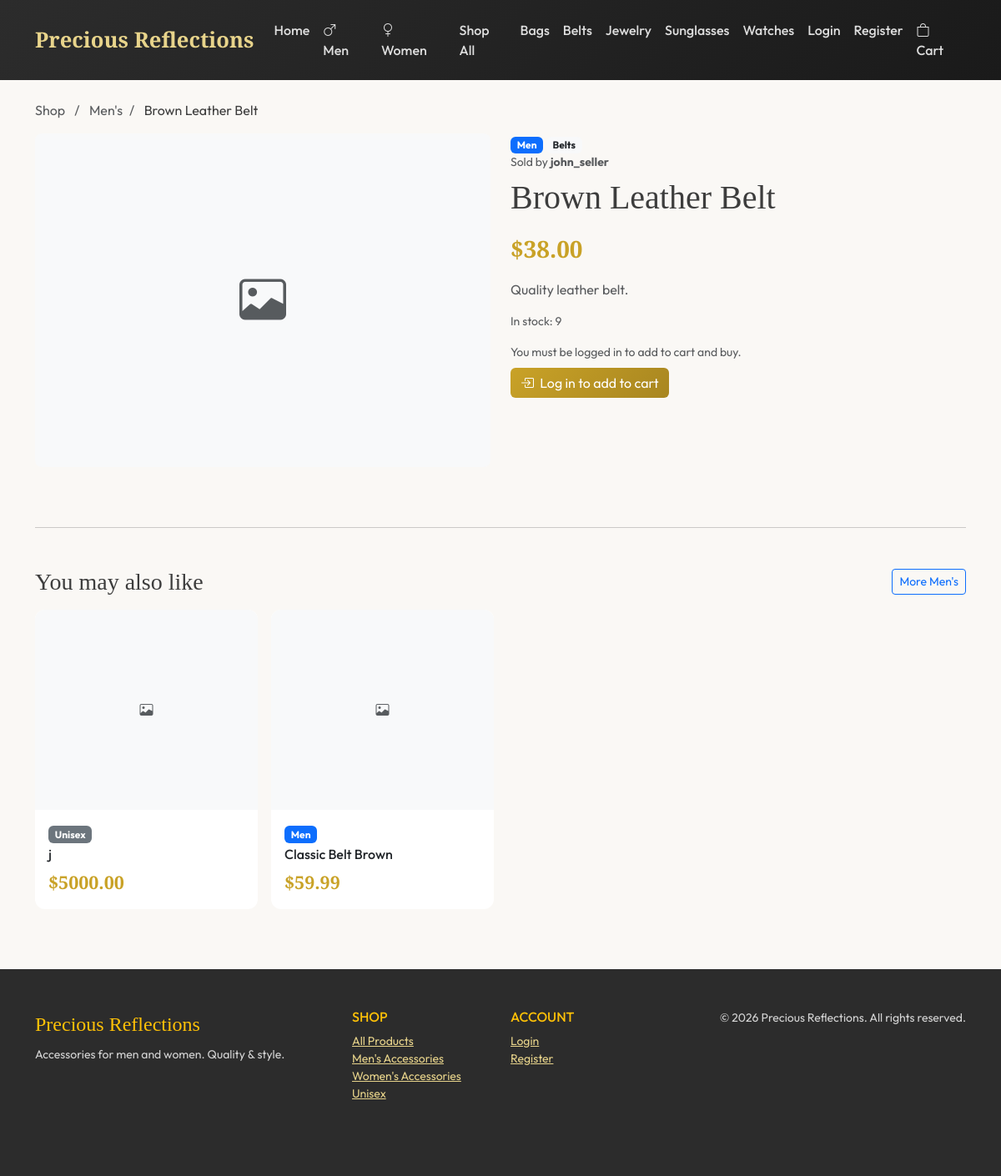
/product/brown-leather-belt-john/, run on the app's committed database.
### store/models.py (models this page shows, shortened)
class Category(models.Model):
    name = models.CharField(max_length=100)
    slug = models.SlugField(unique=True, max_length=100)
    description = models.TextField(blank=True)
    image = models.ImageField(upload_to='categories/', blank=True, null=True)
    created_at = models.DateTimeField(auto_now_add=True)
    class Meta:
        verbose_name_plural = 'Categories'
        ordering = ['name']

class Product(models.Model):
    name = models.CharField(max_length=200)
    slug = models.SlugField(unique=True, max_length=200)
    description = models.TextField()
    price = models.DecimalField(max_digits=10, decimal_places=2, validators=[MinValueValidator(0)])
    stock = models.PositiveIntegerField(default=0)
    category = models.ForeignKey(Category, on_delete=models.CASCADE, related_name='products')
    gender = models.CharField(max_length=1, choices=GENDER_CHOICES, default='U')
    image = models.ImageField(upload_to='products/', blank=True, null=True)
    seller = models.ForeignKey(settings.AUTH_USER_MODEL, on_delete=models.CASCADE, related_name='products_for_sale', null=True, blank=True)  # null = official/admin
    created_at = models.DateTimeField(auto_now_add=True)
    updated_at = models.DateTimeField(auto_now=True)
    is_active = models.BooleanField(default=True)
    class Meta:
        ordering = ['-created_at']
    @property
    def out_of_stock(self):
        return self.stock == 0

### store/views.py (the view)
# urls.py: path('product/<slug:slug>/', views.product_detail, name='product_detail'),
def product_detail(request, slug):
    product = get_object_or_404(Product, slug=slug, is_active=True)
    related = Product.objects.filter(category=product.category, is_active=True).exclude(id=product.id)[:4]
    return render(request, 'store/product_detail.html', {
        'product': product,
        'related': related,
    })

### store/context_processors.py (called while the page is built)
def cart_count(request):
    count = 0
    if request.session.get('cart'):
        for item in request.session['cart'].values():
            count += item.get('quantity', 0)
    return {'cart_count': count}

def categories_nav(request):
    from .models import Category
    categories = Category.objects.all()[:10]
    return {'nav_categories': categories}

### templates/store/product_detail.html (shortened to what this page needs)
{% extends 'base.html' %}
{% load static %}
{% block content %}
<div class="container">
  <nav class="mb-3">
    <a href="{% url 'store:shop' %}" class="text-muted text-decoration-none">Shop</a>
    <span class="text-muted mx-2">/</span>
    {% if product.gender == 'M' %}<a href="{% url 'store:shop_men' %}" class="text-muted text-decoration-none">Men's</a><span class="text-muted mx-2">/</span>{% endif %}
    <span>{{ product.name }}</span>
  </nav>
  <div class="row">
    <div class="col-md-6 mb-4">
      {% if product.image %}
      <img src="{{ product.image.url }}" class="img-fluid rounded-3 shadow" alt="{{ product.name }}">
      {% else %}
      <div class="bg-light rounded-3 d-flex align-items-center justify-content-center text-muted" style="height: 400px;"><i class="bi bi-image display-4"></i></div>
      {% endif %}
    </div>
    <div class="col-md-6">
      <span class="badge {% if product.gender == 'M' %}bg-primary{% elif product.gender == 'F' %}bg-danger{% else %}bg-secondary{% endif %}">{{ product.get_gender_display }}</span>
      <span class="badge bg-light text-dark">{{ product.category.name }}</span>
      {% if product.seller %}<p class="small text-muted mb-0">Sold by <strong>{{ product.seller.username }}</strong></p>{% else %}<p class="small text-muted mb-0">Sold by <strong>Precious Reflections</strong></p>{% endif %}
      <h1 class="font-serif mt-2 mb-3">{{ product.name }}</h1>
      <p class="product-price fs-3 mb-3">${{ product.price }}</p>
      <p class="text-muted">{{ product.description }}</p>
      <p class="small text-muted">In stock: {{ product.stock }}</p>
      {% if product.out_of_stock %}
      <button class="btn btn-secondary" disabled>Out of stock</button>
      {% elif user.is_authenticated and product.seller == user %}
      <p class="text-muted small mb-2">This is your listing.</p>
      <a href="{% url 'store:edit_listing' product.pk %}" class="btn btn-outline-secondary">Edit listing</a>
      {% else %}
      <p class="text-muted small mb-2">You must be logged in to add to cart and buy.</p>
      <a href="{% url 'accounts:login' %}?next={{ request.build_absolute_uri|urlencode }}" class="btn btn-gold"><i class="bi bi-box-arrow-in-right me-1"></i> Log in to add to cart</a>
      {% endif %}
    </div>
  </div>
  {% if related %}
  <hr class="my-5">
  <div class="d-flex justify-content-between align-items-center mb-3">
    <h3 class="font-serif mb-0">You may also like</h3>
    {% if product.gender == 'M' %}<a href="{% url 'store:shop_men' %}" class="btn btn-outline-primary btn-sm">More Men's</a>{% endif %}
  </div>
  <div class="row g-3">
    {% for p in related %}
    <div class="col-6 col-md-3">
      <div class="card h-100">
        <a href="{% url 'store:product_detail' p.slug %}">
          {% if p.image %}
          <img src="{{ p.image.url }}" class="card-img-top" alt="{{ p.name }}">
          {% else %}
          <div class="card-img-top bg-light d-flex align-items-center justify-content-center text-muted"><i class="bi bi-image"></i></div>
          {% endif %}
        </a>
        <div class="card-body">
          <span class="badge {% if p.gender == 'M' %}bg-primary{% elif p.gender == 'F' %}bg-danger{% else %}bg-secondary{% endif %} mb-1">{{ p.get_gender_display }}</span>
          <h6><a href="{% url 'store:product_detail' p.slug %}" class="text-dark text-decoration-none">{{ p.name }}</a></h6>
          <p class="product-price mb-0">${{ p.price }}</p>
        </div>
      </div>
    </div>
    {% endfor %}
  </div>
  {% endif %}
</div>
{% endblock %}

### templates/base.html (shortened to what this page needs)
{% load static %}
<!DOCTYPE html>
<html lang="en">
<head>
  <link href="https://cdn.jsdelivr.net/npm/bootstrap@5.3.2/dist/css/bootstrap.min.css" rel="stylesheet">
  <link rel="stylesheet" href="https://cdn.jsdelivr.net/npm/bootstrap-icons@1.11.1/font/bootstrap-icons.css">
</head>
<body>
  <nav class="navbar navbar-expand-lg navbar-dark py-3">
    <div class="container">
      <a class="navbar-brand" href="{% url 'store:home' %}">Precious Reflections</a>
      <div class="collapse navbar-collapse" id="nav">
        <ul class="navbar-nav me-auto">
          <li class="nav-item"><a class="nav-link" href="{% url 'store:home' %}">Home</a></li>
          <li class="nav-item"><a class="nav-link" href="{% url 'store:shop_men' %}"><i class="bi bi-gender-male me-1"></i> Men</a></li>
          <li class="nav-item"><a class="nav-link" href="{% url 'store:shop_women' %}"><i class="bi bi-gender-female me-1"></i> Women</a></li>
          <li class="nav-item"><a class="nav-link" href="{% url 'store:shop' %}">Shop All</a></li>
          {% for cat in nav_categories %}
          <li class="nav-item"><a class="nav-link" href="{% url 'store:shop' %}?category={{ cat.slug }}">{{ cat.name }}</a></li>
          {% endfor %}
        </ul>
        <ul class="navbar-nav">
          {% if user.is_authenticated %}
            <li class="nav-item"><a class="nav-link" href="{% url 'accounts:profile' %}"><i class="bi bi-person"></i> Profile</a></li>
            <li class="nav-item"><a class="nav-link" href="{% url 'accounts:order_history' %}">Orders</a></li>
            <li class="nav-item"><a class="nav-link" href="{% url 'store:my_listings' %}"><i class="bi bi-shop me-1"></i> My Listings</a></li>
            <li class="nav-item"><a class="nav-link" href="{% url 'store:my_sales' %}">My Sales</a></li>
            {% if user.is_staff %}
            <li class="nav-item"><a class="nav-link" href="{% url 'store:admin_dashboard' %}">Dashboard</a></li>
            <li class="nav-item"><a class="nav-link" href="{% url 'admin:index' %}">Admin</a></li>
            {% endif %}
            <li class="nav-item"><a class="nav-link" href="{% url 'accounts:logout' %}">Logout</a></li>
          {% else %}
            <li class="nav-item"><a class="nav-link" href="{% url 'accounts:login' %}">Login</a></li>
            <li class="nav-item"><a class="nav-link" href="{% url 'accounts:register' %}">Register</a></li>
          {% endif %}
          <li class="nav-item">
            <a class="nav-link position-relative" href="{% url 'store:cart' %}" {% if not user.is_authenticated %}title="Log in to add to cart and buy"{% endif %}>
              <i class="bi bi-bag"></i> Cart
            </a>
          </li>
        </ul>
      </div>
    </div>
  </nav>
  <main class="py-4">
    {% block content %}{% endblock %}
  </main>
  <footer class="py-5 mt-5">
    <div class="container">
      <div class="row">
        <div class="col-md-4 mb-4">
          <span class="font-serif fs-4 text-warning">Precious Reflections</span>
          <p class="mt-2 small">Accessories for men and women. Quality & style.</p>
        </div>
        <div class="col-md-2 mb-4">
          <h6 class="text-uppercase text-warning">Shop</h6>
          <ul class="list-unstyled small">
            <li><a href="{% url 'store:shop' %}">All Products</a></li>
            <li><a href="{% url 'store:shop_men' %}">Men's Accessories</a></li>
            <li><a href="{% url 'store:shop_women' %}">Women's Accessories</a></li>
            <li><a href="{% url 'store:shop' %}?gender=U">Unisex</a></li>
          </ul>
        </div>
        <div class="col-md-2 mb-4">
          <h6 class="text-uppercase text-warning">Account</h6>
          <ul class="list-unstyled small">
            {% if user.is_authenticated %}
            <li><a href="{% url 'accounts:profile' %}">Profile</a></li>
            <li><a href="{% url 'accounts:order_history' %}">Order History</a></li>
            {% else %}
            <li><a href="{% url 'accounts:login' %}">Login</a></li>
            <li><a href="{% url 'accounts:register' %}">Register</a></li>
            {% endif %}
          </ul>
        </div>
        <div class="col-md-4 mb-4 text-md-end small">
          &copy; {% now "Y" %} Precious Reflections. All rights reserved.
        </div>
      </div>
    </div>
  </footer>
</body>
</html>

### templates/base.html (style rules this page uses)
:root { --gold: #c9a227; --gold-light: #e8d48b; --charcoal: #2c2c2c; --cream: #faf8f5; --text: #3d3d3d; }
body { font-family: 'Outfit', sans-serif; background: var(--cream); color: var(--text); }
.font-serif { font-family: 'Cormorant Garamond', serif; }
.navbar { background: linear-gradient(135deg, var(--charcoal) 0%, #1a1a1a 100%) !important; }
.navbar-brand { font-family: 'Cormorant Garamond', serif; font-size: 1.6rem; font-weight: 600; color: var(--gold-light) !important; }
.nav-link { color: rgba(255,255,255,.85) !important; font-weight: 500; }
.btn-gold { background: linear-gradient(135deg, var(--gold), #a88620); color: #fff; border: none; }
.card { border: none; border-radius: 12px; overflow: hidden; transition: transform .2s, box-shadow .2s; }
.card-img-top { height: 240px; object-fit: cover; }
.product-price { font-family: 'Cormorant Garamond', serif; font-size: 1.35rem; color: var(--gold); font-weight: 600; }
footer { background: var(--charcoal); color: rgba(255,255,255,.8); }
footer a { color: var(--gold-light); }

### data on the page
Category: name "Bags"
Category: name "Belts"
Category: name "Jewelry"
Category: name "Sunglasses"
Category: name "Watches"
Product: name "Brown Leather Belt", gender "Men", category.name "Belts", seller.username "john_seller", price "38.00", description "Quality leather belt.", stock "9"
Product: gender "Unisex", name "j", price "5000.00"
Product: gender "Men", name "Classic Belt Brown", price "59.99"
